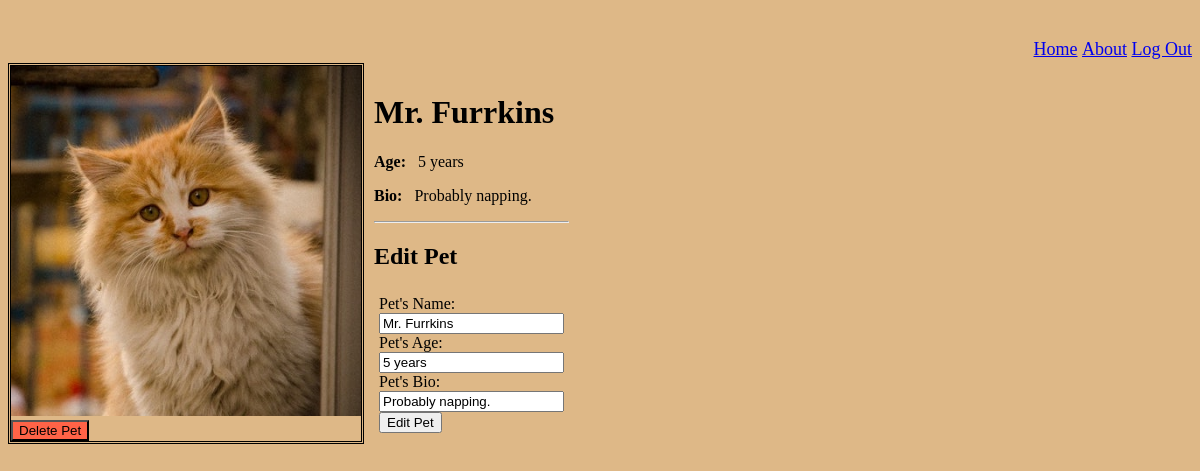
Screenshot of /details/4 (signed in) with the database file from the repository.
### app.py (models this page shows)
    class Pet(db.Model):
        id = db.Column(db.Integer, primary_key=True)
        name = db.Column(db.String, unique=True)
        age = db.Column(db.String)
        bio = db.Column(db.String)
        posted_by = db.Column(db.String, db.ForeignKey('user.id'))

### app.py (the view, shortened to what this page needs)
@app.route("/details/<int:pet_id>")
def pet_details(pet_id):
    form = EditPetForm()
    pet = Pet.query.get(pet_id)
    if pet is None:
        abort(404, description="No Pet was Found with the given ID")
    return render_template("details.html", pet=pet, form = form)

### forms.py
class EditPetForm(FlaskForm):
    name = StringField("Pet's Name", validators = [InputRequired()])
    age = StringField("Pet's Age", validators = [InputRequired()])
    bio = StringField("Pet's Bio", validators = [InputRequired()])
    submit = SubmitField("Edit Pet")

### templates/details.html (shortened to what this page needs)
{% extends "base.html" %}
{% block content %}
<div style="float:left; border-style:double;">
    <img src="{{url_for('static', filename = pet.id|string+".jpg")}}" height="350"><br>
    <button style="background-color:tomato" onclick="location.href='{{ url_for('delete_pet', pet_id = pet.id)}}'">
        Delete Pet </button>
</div>
<div style="float:left; margin:10px;">
    <h1 class="title">{{ pet.name }}</h1>
    <p><b>Age: &nbsp;</b> {{pet.age}}</p>
    <p><b>Bio: &nbsp;</b> {{pet.bio}}</p>
    <hr>
    <h2> Edit Pet </h2>
            <form action="{{url_for('pet_details', pet_id = pet.id)}}" method="POST" style="padding:5px;">
                {{ form.name.label }}: <br>
                {{ form.name(value = pet.name) }}
                <br>
                {{ form.age.label }}: <br>
                {{ form.age(value = pet.age) }}
                <br>
                {{ form.bio.label }}: <br>
                {{ form.bio(value = pet.bio) }}
                <br>
                {{ form.submit }}
            </form>
</div>
{% endblock %}

### static/style.css (style rules this page uses)
body { background: burlywood; }

### rows the page displays
Pet: name "Mr. Furrkins", age "5 years", bio "Probably napping."
